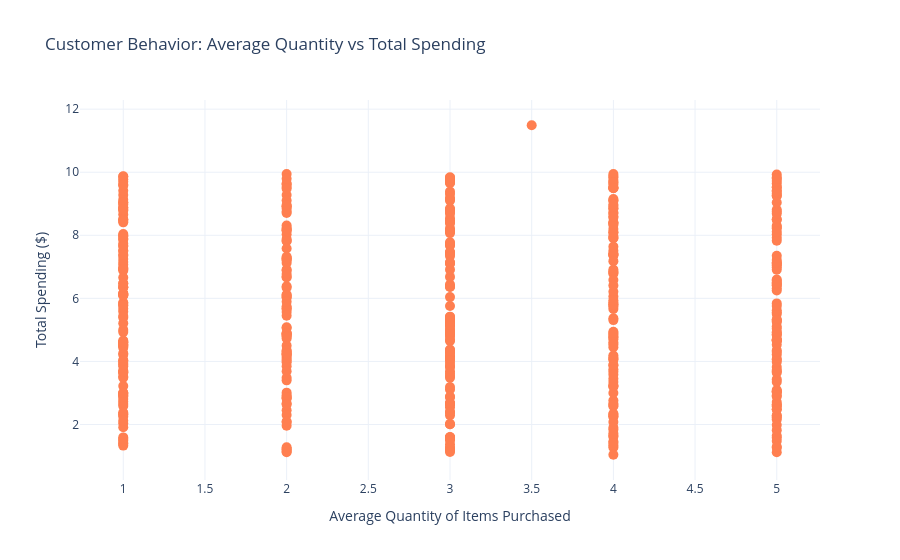

Notebook code cell kept with this figure:
### Markdown cell above
## looking at the customer behaviour:

### Code cell
import pandas as pd
import plotly.graph_objects as go

# Assuming you have the dataset 'data' with 'CustomerID', 'Quantity', and 'Price'

# Calculate average quantity and spending per customer
customer_behavior = data.groupby('CustomerID').agg({'Quantity': 'mean', 'Price': 'sum'}).reset_index()

# Create the scatter plot
fig = go.Figure()

# Add scatter plot for customer behavior
fig.add_trace(go.Scatter(x=customer_behavior['Quantity'], y=customer_behavior['Price'],
                         mode='markers', text=customer_behavior['CustomerID'],
                         marker=dict(size=10, color='coral')))

# Update layout for the plot
fig.update_layout(
    title='Customer Behavior: Average Quantity vs Total Spending',
    xaxis_title='Average Quantity of Items Purchased',
    yaxis_title='Total Spending ($)',
    showlegend=False
)

# Show the scatter plot
fig.show()

### Figure 1 — Plotly figure (JSON) as saved in the notebook; plotly's stock layout.template omitted (floating-point values rounded to 4 significant figures; data arrays with more than 128 entries replaced by an {"elided": "..."} marker saying what was removed)
{"data": [{"marker": {"color": "coral", "size": 10}, "mode": "markers", "text": {"elided": "499 int values"}, "type": "scatter", "x": {"elided": "499 float values"}, "y": {"elided": "499 float values"}}], "layout": {"autosize": true, "showlegend": false, "title": {"text": "Customer Behavior: Average Quantity vs Total Spending"}, "xaxis": {"autorange": true, "range": [0.7444, 5.256], "title": {"text": "Average Quantity of Items Purchased"}, "type": "linear"}, "yaxis": {"autorange": true, "range": [-0.02597, 12.56], "title": {"text": "Total Spending ($)"}, "type": "linear"}}}
